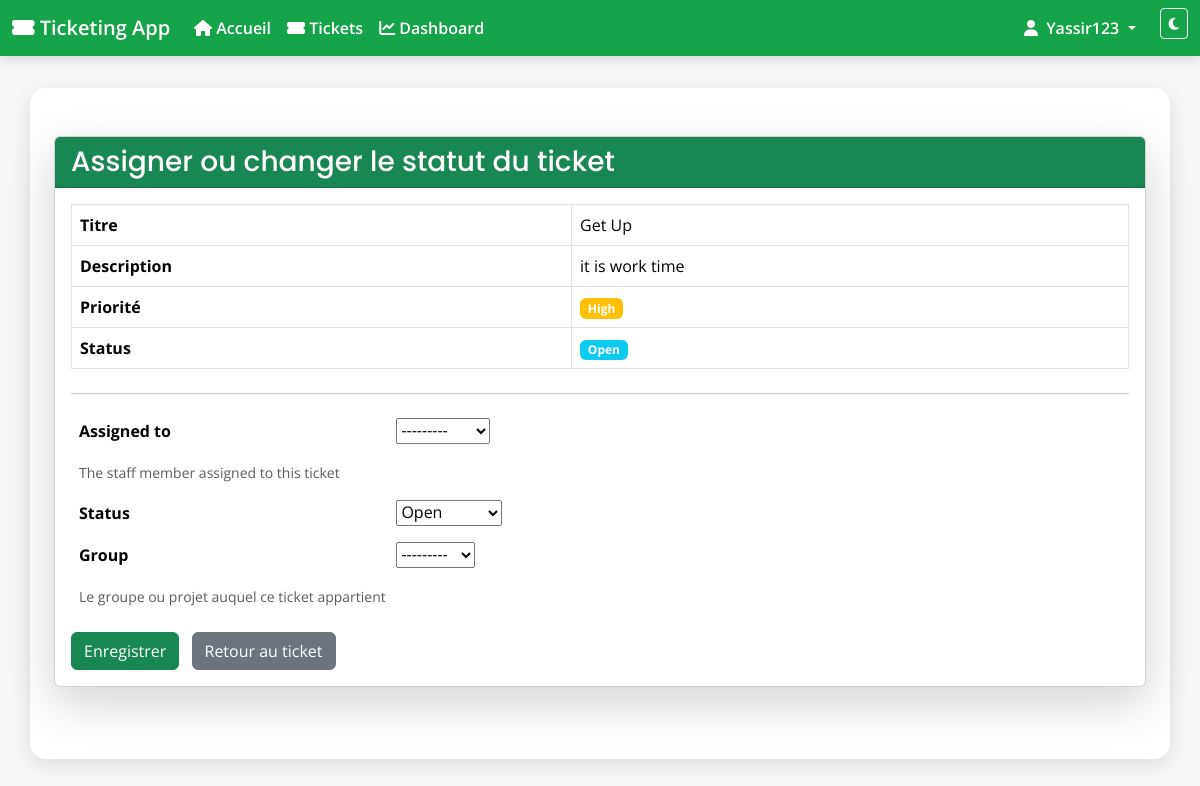
The page /tickets/1/assign/ (signed in) on the database as committed earlier.
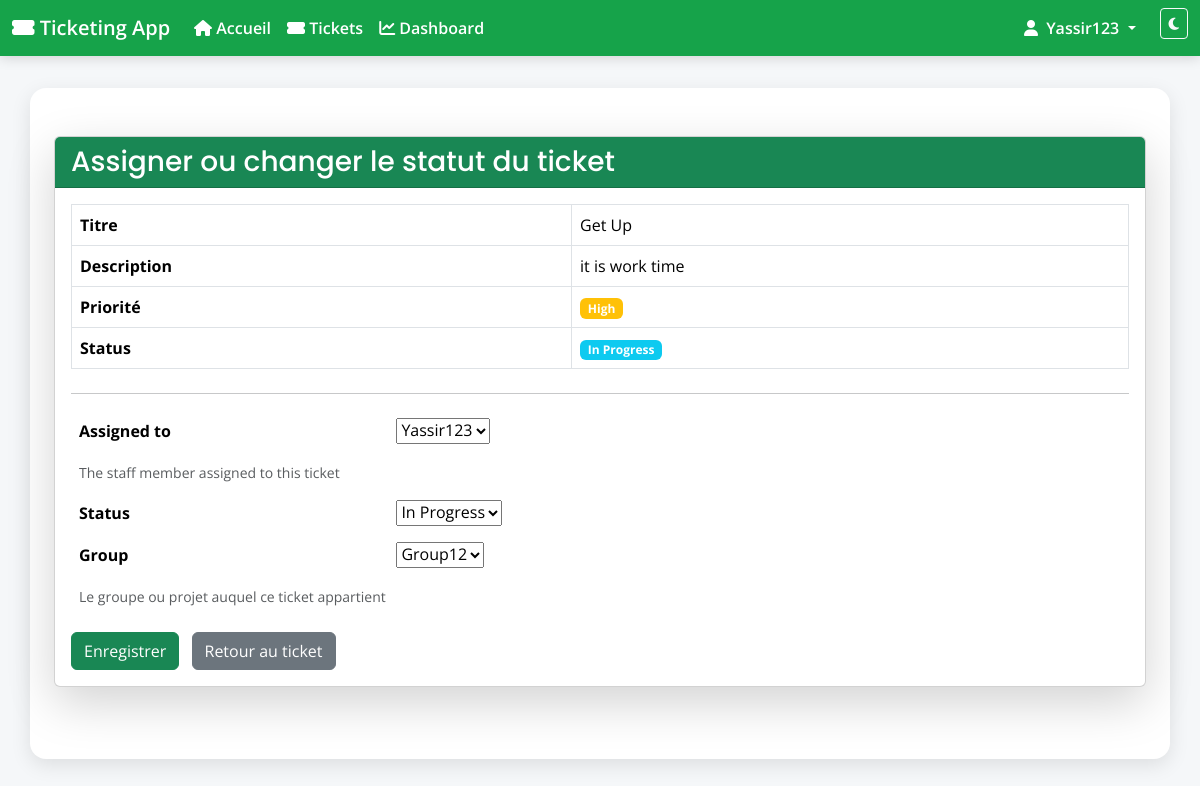
The same page on the database as committed later.
### tickets/models.py (models this page shows, shortened)
class Ticket(models.Model):
    TICKET_TYPE_CHOICES = [
        ('demande', 'Demande'),
        ('incident', 'Incident'),
    ]
    STATUS_CHOICES = [
        ('open', 'Open'),
        ('in_progress', 'In Progress'),
        ('closed', 'Closed'),
    ]
    PRIORITY_CHOICES = [
        ('low', 'Low'),
        ('medium', 'Medium'),
        ('high', 'High'),
    ]
    title = models.CharField(max_length=200)   # Title of the ticket
    description = models.TextField()           # Detailed description
    type = models.CharField(
        max_length=20,
        choices=TICKET_TYPE_CHOICES,
        default='demande'
    )
    status = models.CharField(
        max_length=20,
        choices=STATUS_CHOICES,
        default='open'                         # Default status is 'open'
    )
    priority = models.CharField(
        max_length=10,
        choices=PRIORITY_CHOICES,
        default='medium'                       # Default priority is 'medium'
    )
    created_by = models.ForeignKey(
        User, related_name='tickets_created', on_delete=models.CASCADE
    )                                          # User who created the ticket
    assigned_to = models.ForeignKey(
        User, related_name='tickets_assigned', on_delete=models.SET_NULL,
        null=True, blank=True,
        help_text="The staff member assigned to this ticket"
    )                                          # Staff member assigned to the ticket
    group = models.ForeignKey(
        Group, related_name='tickets', on_delete=models.CASCADE, null=True, blank=True,
        help_text="Le groupe ou projet auquel ce ticket appartient"
    )                                          # Group or project the ticket belongs to
    created_at = models.DateTimeField(auto_now_add=True)   # Creation timestamp
    updated_at = models.DateTimeField(auto_now=True)       # Last update timestamp
    closed_at = models.DateTimeField(null=True, blank=True) # When ticket was closed

### tickets/views.py (the view)
# urls.py: path('<int:pk>/assign/', views.ticket_assign, name='ticket_assign'),  # Assignment URL
@login_required
@user_passes_test(is_staff)
def ticket_assign(request, pk):
    ticket = get_object_or_404(Ticket, pk=pk)  # Get the ticket or return 404
    if request.method == 'POST':
        form = TicketAssignForm(request.POST, instance=ticket)
        if form.is_valid():
            form.save()  # Save the assignment and status change
            return redirect('tickets:ticket_detail', pk=ticket.pk)  # Redirect to ticket detail
    else:
        form = TicketAssignForm(instance=ticket)  # Pre-fill form with current data
    return render(request, 'tickets/ticket_assign.html', {'form': form, 'ticket': ticket})

### tickets/forms.py
class TicketAssignForm(forms.ModelForm):
    class Meta:
        model = Ticket
        fields = ['assigned_to', 'status', 'group']

### tickets/models.py (called while the page is built)
    def __str__(self):
        return self.name

### tickets/views.py (called while the page is built)
def is_staff(user):
    return user.is_staff or user.is_superuser

### tickets/templates/tickets/ticket_assign.html (shortened to what this page needs)
{% extends 'appli_ticketing/base.html' %}
{% block content %}
<div class="card shadow-lg mb-4">
  <div class="card-header bg-success text-white">
    <h3 class="mb-0">Assigner ou changer le statut du ticket</h3>
  </div>
  <div class="card-body">
    <table class="table table-bordered mb-4">
      <tbody>
        <tr>
          <th scope="row">Titre</th>
          <td>{{ ticket.title }}</td>
        </tr>
        <tr>
          <th scope="row">Description</th>
          <td>{{ ticket.description }}</td>
        </tr>
        <tr>
          <th scope="row">Priorité</th>
          <td><span class="badge bg-warning">{{ ticket.get_priority_display }}</span></td>
        </tr>
        <tr>
          <th scope="row">Status</th>
          <td><span class="badge bg-info">{{ ticket.get_status_display }}</span></td>
        </tr>
      </tbody>
    </table>
    <hr>
    <form method="post" novalidate>
      <table class="table table-borderless">
        <tbody>
          {% for field in form %}
            <tr>
              <th class="align-middle" style="width: 30%;">{{ field.label }}</th>
              <td>{{ field }}</td>
            </tr>
            {% if field.help_text %}
              <tr><td colspan="2"><small class="form-text text-muted">{{ field.help_text }}</small></td></tr>
            {% endif %}
          {% endfor %}
        </tbody>
      </table>
      <button type="submit" class="btn btn-success">Enregistrer</button>
      <a href="{% url 'tickets:ticket_detail' ticket.pk %}" class="btn btn-secondary ms-2">Retour au ticket</a>
    </form>
  </div>
</div>
{% endblock %}

Rows that differ between the two databases and show on the page:
changed Ticket "Get Up": status "Open" → "In Progress"; assigned_to "---------" → "Yassir123"; group "---------" → "Group12"
